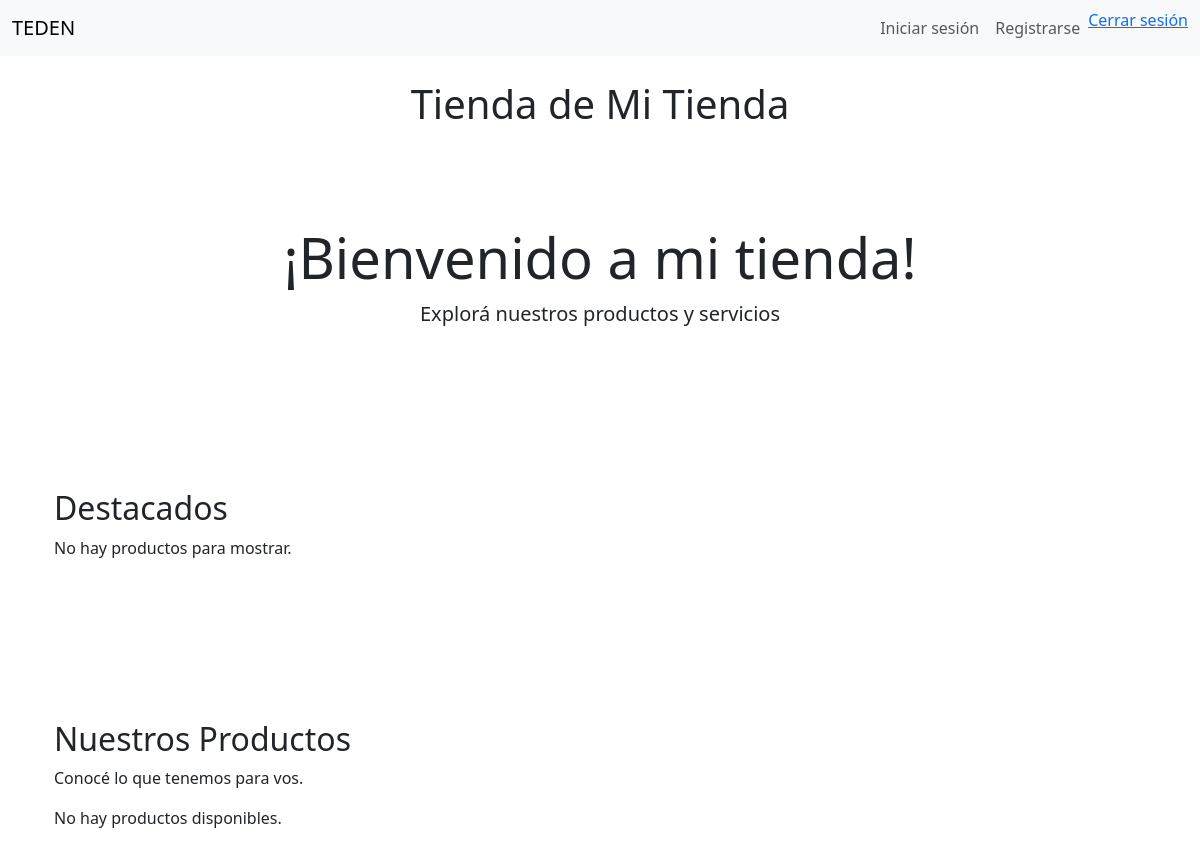
Page /store/tienda/mi-tienda/ on the committed database.
### store/models.py (models this page shows, shortened)
class Store(models.Model):
    owner = models.OneToOneField(User, on_delete=models.CASCADE, related_name='store_profile')
    name = models.CharField(max_length=255)
    slug = models.SlugField(unique=True, blank=True)
    custom_css = models.TextField(blank=True, null=True)
    custom_js = models.TextField(blank=True, null=True)
    custom_meta = models.TextField(blank=True, null=True)
    logo = models.ImageField(upload_to='store_logos/', blank=True, null=True)
    banner = models.ImageField(upload_to='store_banners/', blank=True, null=True)
    description = models.TextField(blank=True, null=True)
    created_at = models.DateTimeField(auto_now_add=True)
    updated_at = models.DateTimeField(auto_now=True)
    is_active = models.BooleanField(default=True)
    is_featured = models.BooleanField(default=False)
    social_links = models.JSONField(default=dict, blank=True, null=True)
    contact_email = models.EmailField(blank=True, null=True)
    contact_phone = models.CharField(max_length=20, blank=True, null=True)
    address = models.CharField(max_length=255, blank=True, null=True)

class StoreBlock(models.Model):
    store = models.ForeignKey(Store, on_delete=models.CASCADE, related_name="blocks")
    block_type = models.CharField(choices=[
        ('hero', 'Hero'),
        ('about', 'Sobre mí'),
        ('products', 'Productos'),
        ('testimonial', 'Testimonio'),
        ('contact', 'Contacto'),
    ], max_length=50)
    content = models.JSONField(default=dict)
    order = models.PositiveIntegerField(default=0)
    class Meta:
        ordering = ['order']

### store/views.py (the view)
# urls.py: path('tienda/<slug:slug>/', views.public_store, name='public_store'),
def public_store(request, slug):
    store = get_object_or_404(Store, slug=slug)
    blocks = StoreBlock.objects.filter(store=store).order_by('order')
    return render(request, 'store/public_store.html', {
        'store': store,
        'blocks': blocks
    })

### store/templates/store/public_store.html
{% extends 'users/base.html' %}
{% block content %}
<div class="container py-4">
  <h1 class="text-center mb-5">Tienda de {{ store.name }}</h1>
  {% for block in blocks %}
    <div class="mb-5">
      {% include "store/blocks/"|add:block.block_type|add:".html" with content=block.content only %}
    </div>
  {% empty %}
    <p>No hay bloques configurados en esta tienda todavía.</p>
  {% endfor %}
</div>
{% endblock %}

### store/templates/store/blocks/hero.html
<section class="text-center py-5">
  <h1 class="display-4">
    {{ block.content.title|default:"¡Bienvenido a mi tienda!" }}
  </h1>
  <p class="lead">{{ block.content.subtitle|default:"Explorá nuestros productos y servicios" }}</p>
</section>

### store/templates/store/blocks/product_carousel.html
<section class="container py-5">
  <h2>{{ block.content.title|default:"Destacados" }}</h2>
  <div class="d-flex overflow-auto">
    {% for product in store.owner.products.all %}
      <div class="card mx-2" style="min-width: 250px;">
        <img src="{{ product.image.url }}" class="card-img-top" alt="{{ product.name }}">
        <div class="card-body">
          <h5 class="card-title">{{ product.name }}</h5>
          <p class="card-text">${{ product.price }}</p>
        </div>
      </div>
    {% empty %}
      <p>No hay productos para mostrar.</p>
    {% endfor %}
  </div>
</section>

### store/templates/store/blocks/products.html
<section class="container py-5">
  <h2>{{ block.content.title|default:"Nuestros Productos" }}</h2>
  <p>{{ block.content.subtitle|default:"Conocé lo que tenemos para vos." }}</p>
  <div class="row">
    {% for product in store.owner.products.all %}
      <div class="col-md-4 mb-4">
        <div class="card h-100">
          <img src="{{ product.image.url }}" class="card-img-top" alt="{{ product.name }}">
          <div class="card-body">
            <h5 class="card-title">{{ product.name }}</h5>
            <p class="card-text">{{ product.description|truncatewords:15 }}</p>
            <p><strong>${{ product.price }}</strong></p>
          </div>
        </div>
      </div>
    {% empty %}
      <p>No hay productos disponibles.</p>
    {% endfor %}
  </div>
</section>

### rows in the picture
Store: name "Mi Tienda"
StoreBlock: content "¡Bienvenido a mi tienda!", content.subtitle "Explorá nuestros productos y servicios"
StoreBlock: content "Destacados"
StoreBlock: content "Nuestros Productos", content.subtitle "Conocé lo que tenemos para vos."
